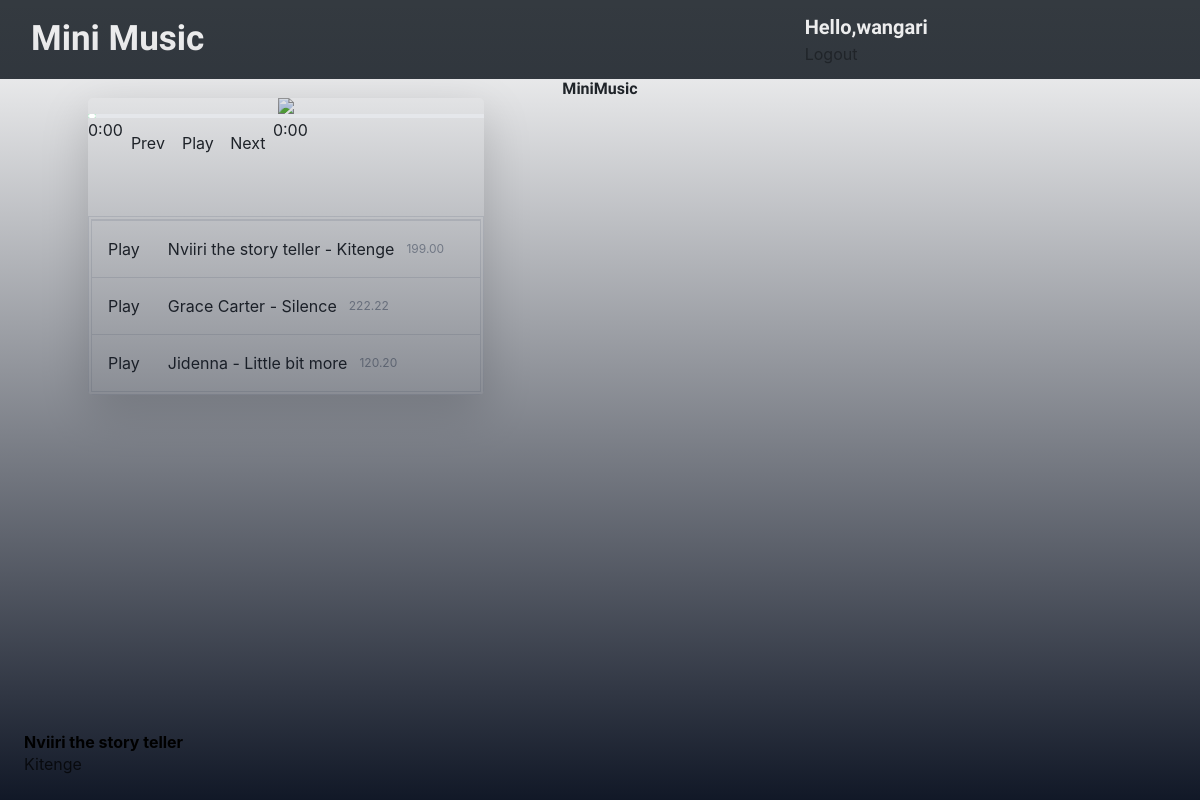
The app's page / (signed in) with its own data.
### mini/models.py (models this page shows, shortened)
class Music(models.Model):
    title = models.CharField(max_length=1000)
    artist = models.CharField(max_length=500)
    album = models.ForeignKey('Album',null=True, blank=True, on_delete=models.SET_NULL)
    time_length = models.DecimalField(max_digits=50,decimal_places=2,blank=True)
    audio_file = models.FileField(upload_to='musics', validators=[validate_audio])
    image= models.ImageField(upload_to='music_image/')
    class Meta:
        ordering = ['-id']

### mini/views.py (the view)
# urls.py: path('', views.home, name='home'),
def home(request):
    music= Music.objects.all()
    music_list = list(Music.objects.all().values())
    return render(request, 'index.html', {'music': music, 'music_list': music_list})

### mini/templates/index.html (shortened to what this page needs)
{% extends 'base.html'%}
{%block content%}
<div class="container">
    <h1 class="text-center" style="font-family: 'Style Script', cursive; font-weight: bold;">MiniMusic</h1>
    <div class="row">
        <div class="max-w-xl bg-white rounded-lg shadow-lg overflow-hidden">
            <div class="flex" style="justify-content: center;">
                <img src="https://images.unsplash.com/photo-1598488035139-bdbb2231ce04?ixid=MnwxMjA3fDB8MHxwaG90by1wYWdlfHx8fGVufDB8fHx8&ixlib=rb-1.2.1&auto=format&fit=crop&w=750&q=80" class="object-cover" style="justify-content: center;">
                <div class="absolute p-4 inset-0 flex flex-col justify-end bg-gradient-to-b from-transparent to-gray-900 backdrop backdrop-blur-5 text-black">
                    <h2 class="font-bold artist">Artist</h2>
                    <span class="opacity-70 song-title">Album Title</span>
                </div>
            </div>
            <div>
                <div class="relative h-1 bg-gray-200 progress_container">
                    <div class="absolute h-full w-2 progress bg-green-500 flex items-center justify-end">
                        <div class="rounded-full w-3 h-3 bg-white shadow"></div>
                    </div>
                </div>
            </div>
            <div class="flex">
                <div class="currentDuration" style="text-align: left;">
                </div>
                <div class="flex" style="text-align: center;">
                    <button style="width: 50px; height: 50px; " class="prev">Prev</button>
                    <button style="height: 50px; width: 50px;" class="playing">Play</button>
                    <button style="height: 50px; width: 50px;" class="next">Next</button>
                </div>
                <div class="Duration" style="text-align: right;">
                  0:00
                </div>
              </div>
            <br>
            <br>
            <div class="border-double border-4 border-light-blue-500">
            <ul class="text-xs sm:text-base divide-y border-t cursor-default audio-tracks">
                {% for music in music%}
                <li class="flex items-center space-x-3 hover:bg-gray-100">
                <button class="p-3 hover:bg-green-500 group focus:outline-none play_single">Play</button>
                    <div class="flex">
                      {{music.artist}} - {{music.title}}
                    </div>
                    <div class="text-xs text-gray-400" style="text-align: left ;">
                      {{music.time_length}}
                    </div>
                </li>
          {%endfor%}
            </ul>
                  </div>
        </div>
        </div>
    </div>
{%endblock%}

### mini/templates/navbar.html (shortened to what this page needs)
<!DOCTYPE html>
<html lang="en">
<head>
</head>
<body>
    <nav class="navbar navbar-dark bg-dark">
        <div class="container-fluid">
          <div class="navbar-header">
            <a class="navbar-brand" href="{% url 'home' %}" style="color: whitesmoke; text-shadow: rgb(206, 201, 201);font-family: 'Style Script', cursive; font-weight: bold; font-size: 35px;">Mini Music</a>
          </div>
          <div class="col-sm-4 col-md-4 navbar-left">
              <span style="color: whitesmoke; font-family: 'Open Sans Condensed', sans-serif; font-weight: bold; font-size: 20px;">Hello,{{request.user}}</span>
              <br>
              <span><a href="{% url 'logout' %}">Logout</a></span>
          </div>
  </div>
</nav>
</body>
</html>

### records on screen
Music: artist "Nviiri the story teller", title "Kitenge", time_length "199.00"
Music: artist "Grace Carter", title "Silence", time_length "222.22"
Music: artist "Jidenna", title "Little bit more", time_length "120.20"

### other values on screen
{{ request.user }} "wangari"
